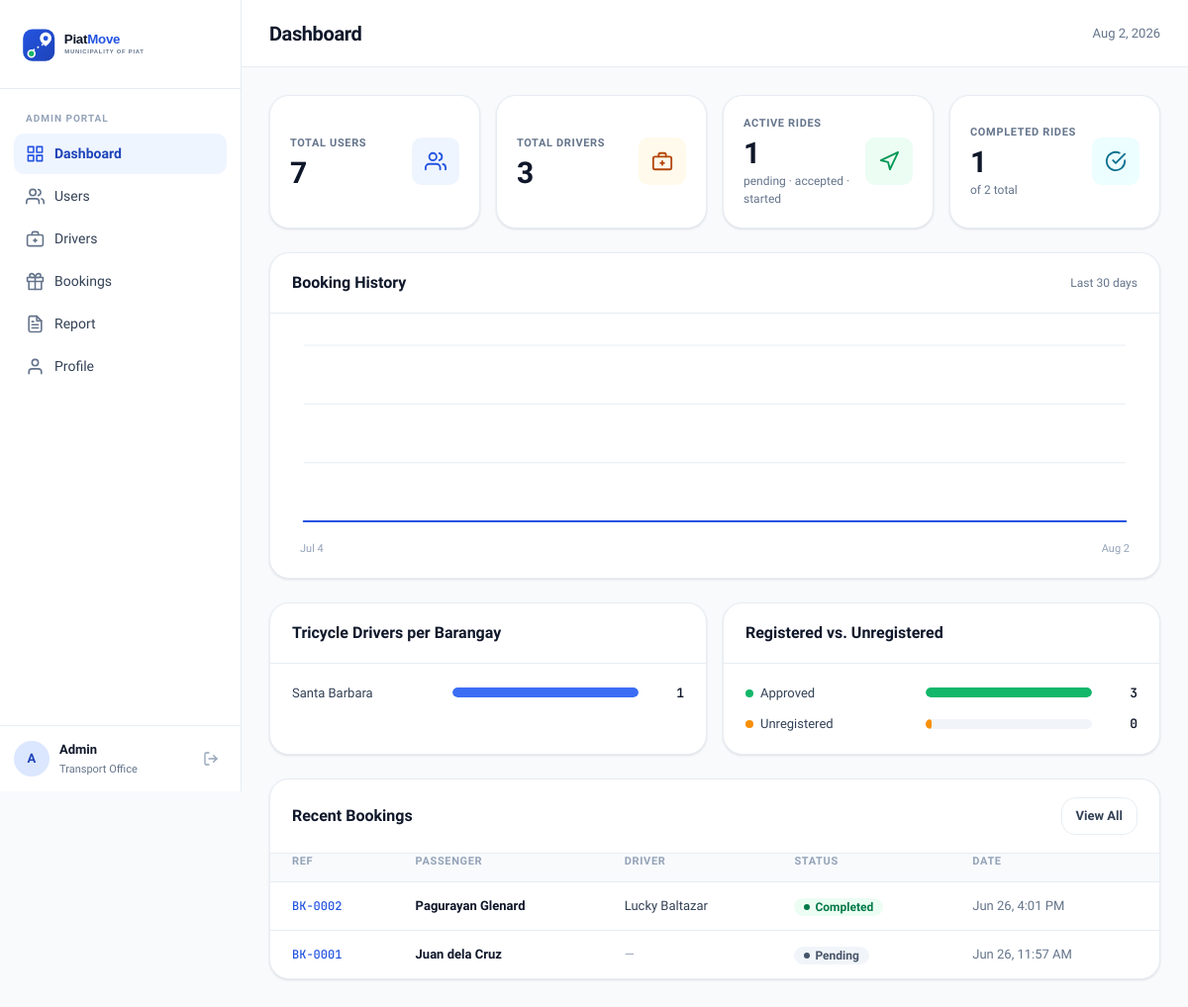
The app's page /dashboard.php (signed in) with its own data.
### tables this page shows
CREATE TABLE `bookings` (
  `id` int(10) UNSIGNED NOT NULL,
  `passenger_id` int(10) UNSIGNED NOT NULL,
  `driver_id` int(10) UNSIGNED DEFAULT NULL,
  `pickup_address` varchar(255) NOT NULL,
  `pickup_lat` decimal(10,7) NOT NULL,
  `pickup_lng` decimal(10,7) NOT NULL,
  `dropoff_address` varchar(255) NOT NULL,
  `dropoff_lat` decimal(10,7) NOT NULL,
  `dropoff_lng` decimal(10,7) NOT NULL,
  `status` enum('pending','accepted','rejected','started','completed','cancelled') NOT NULL DEFAULT 'pending',
  `fare` decimal(10,2) DEFAULT NULL,
  `created_at` timestamp NOT NULL DEFAULT current_timestamp(),
  `updated_at` timestamp NOT NULL DEFAULT current_timestamp() ON UPDATE current_timestamp()
);

CREATE TABLE `users` (
  `id` int(10) UNSIGNED NOT NULL,
  `name` varchar(100) NOT NULL,
  `email` varchar(150) NOT NULL,
  `password` varchar(255) NOT NULL,
  `phone` varchar(20) NOT NULL,
  `role` enum('passenger','driver') NOT NULL DEFAULT 'passenger',
  `status` enum('active','inactive') NOT NULL DEFAULT 'active',
  `created_at` timestamp NOT NULL DEFAULT current_timestamp(),
  `updated_at` timestamp NOT NULL DEFAULT current_timestamp() ON UPDATE current_timestamp()
);

### dashboard.php (the view, shortened to what this page needs)
<?php
require_once __DIR__ . '/includes/charts.php';
$db = get_db();
$total_users        = $db->query("SELECT COUNT(*) FROM users")->fetchColumn();
$total_drivers      = $db->query("SELECT COUNT(*) FROM users WHERE role = 'driver'")->fetchColumn();
$pending_drivers    = $db->query("SELECT COUNT(*) FROM driver_info WHERE approval_status = 'pending'")->fetchColumn();
$active_bookings    = $db->query("SELECT COUNT(*) FROM bookings WHERE status IN ('pending','accepted','started')")->fetchColumn();
$completed_bookings = $db->query("SELECT COUNT(*) FROM bookings WHERE status = 'completed'")->fetchColumn();
$total_bookings     = $db->query("SELECT COUNT(*) FROM bookings")->fetchColumn();
$recent = $db->query(
    "SELECT b.id, b.status, b.created_at,
            p.name AS passenger_name,
            d.name AS driver_name
     FROM bookings b
     JOIN users p ON p.id = b.passenger_id
     LEFT JOIN users d ON d.id = b.driver_id
     ORDER BY b.created_at DESC
     LIMIT 8"
)->fetchAll();
$bh_rows = $db->query(
    "SELECT DATE(created_at) AS d, COUNT(*) AS c FROM bookings
     WHERE created_at >= CURDATE() - INTERVAL 29 DAY
     GROUP BY DATE(created_at)"
)->fetchAll(PDO::FETCH_KEY_PAIR);
$booking_history = [];
for ($i = 29; $i >= 0; $i--) {
    $d = date('Y-m-d', strtotime("-$i days"));
    $booking_history[$d] = (int)($bh_rows[$d] ?? 0);
}
$barangay_counts = $db->query(
    "SELECT barangay, COUNT(*) AS c FROM driver_info
     WHERE vehicle_type = 'Tricycle' AND barangay <> ''
     GROUP BY barangay ORDER BY c DESC"
)->fetchAll(PDO::FETCH_KEY_PAIR);
$approval_counts = $db->query(
    "SELECT approval_status, COUNT(*) AS c FROM driver_info GROUP BY approval_status"
)->fetchAll(PDO::FETCH_KEY_PAIR);
$approved_count = (int)($approval_counts['approved'] ?? 0);
$pending_count  = (int)($approval_counts['pending'] ?? 0);
require_once __DIR__ . '/includes/header.php';
?>
<div class="stats-grid">
    <div class="stat-card">
        <div>
            <div class="stat-label">Total Users</div>
            <div class="stat-value"><?= number_format($total_users) ?></div>
        </div>
        <div class="stat-icon blue">
            <svg width="22" height="22" viewBox="0 0 24 24" fill="none" stroke="currentColor" stroke-width="2" stroke-linecap="round" stroke-linejoin="round">
                <path d="M17 21v-2a4 4 0 0 0-4-4H5a4 4 0 0 0-4 4v2"/><circle cx="9" cy="7" r="4"/><path d="M23 21v-2a4 4 0 0 0-3-3.87"/><path d="M16 3.13a4 4 0 0 1 0 7.75"/>
            </svg>
        </div>
    </div>
    <div class="stat-card">
        <div>
            <div class="stat-label">Total Drivers</div>
            <div class="stat-value"><?= number_format($total_drivers) ?></div>
        </div>
        <div class="stat-icon amber">
        </div>
    </div>
    <div class="stat-card">
        <div>
            <div class="stat-label">Active Rides</div>
            <div class="stat-value"><?= number_format($active_bookings) ?></div>
            <div class="stat-sub">pending · accepted · started</div>
        </div>
        <div class="stat-icon green">
            <svg width="22" height="22" viewBox="0 0 24 24" fill="none" stroke="currentColor" stroke-width="2" stroke-linecap="round" stroke-linejoin="round">
                <polygon points="3 11 22 2 13 21 11 13 3 11"/>
            </svg>
        </div>
    </div>
    <div class="stat-card">
        <div>
            <div class="stat-label">Completed Rides</div>
            <div class="stat-value"><?= number_format($completed_bookings) ?></div>
            <div class="stat-sub">of <?= number_format($total_bookings) ?> total</div>
        </div>
        <div class="stat-icon cyan">
            <svg width="22" height="22" viewBox="0 0 24 24" fill="none" stroke="currentColor" stroke-width="2" stroke-linecap="round" stroke-linejoin="round">
                <path d="M22 11.08V12a10 10 0 1 1-5.93-9.14"/><polyline points="22 4 12 14.01 9 11.01"/>
            </svg>
        </div>
    </div>
</div>
<div class="panel" style="margin-bottom:24px">
    <div class="panel-header">
        <span class="panel-title">Booking History</span>
        <span class="text-muted" style="font-size:12px">Last 30 days</span>
    </div>
    <div class="chart-panel-body">
        <?= render_booking_history_chart($booking_history) ?>
    </div>
</div>
<div class="charts-grid">
    <div class="panel">
        <div class="panel-header">
            <span class="panel-title">Tricycle Drivers per Barangay</span>
        </div>
        <div class="chart-panel-body">
            <?= render_bar_rows($barangay_counts, 'var(--blue-500)', 'No tricycle drivers registered yet.') ?>
        </div>
    </div>
    <div class="panel">
        <div class="panel-header">
            <span class="panel-title">Registered vs. Unregistered</span>
        </div>
        <div class="chart-panel-body">
            <?php
            $approval_items = ['Approved' => $approved_count, 'Unregistered' => $pending_count];
            $approval_colors = ['Approved' => 'var(--green-500)', 'Unregistered' => 'var(--amber-500)', 'Rejected' => 'var(--red-500)'];
            if (array_sum($approval_items) === 0):
            ?>
                <div class="chart-empty">No drivers registered yet.</div>
            <?php else: foreach ($approval_items as $label => $count): $pct = array_sum($approval_items) > 0 ? round(($count / max($approval_items)) * 100, 1) : 0; ?>
                <div class="chart-bar-row">
                    <div class="chart-bar-label" style="width:170px">
                        <span class="chart-legend-dot" style="background:<?= $approval_colors[$label] ?>"></span><?= htmlspecialchars($label) ?>
                    </div>
                    <div class="chart-bar-track"><div class="chart-bar-fill" style="width:<?= $pct ?>%;background:<?= $approval_colors[$label] ?>"></div></div>
                    <div class="chart-bar-value"><?= number_format($count) ?></div>
                </div>
            <?php endforeach; endif; ?>
        </div>
    </div>
</div>
<div class="panel">
    <div class="panel-header">
        <span class="panel-title">Recent Bookings</span>
        <a href="<?= BASE_URL ?>/bookings.php" class="btn-ghost">View All</a>
    </div>
    <div style="overflow-x:auto">
        <table class="data-table">
            <thead>
                <tr>
                    <th>Ref</th>
                    <th>Passenger</th>
                    <th>Driver</th>
                    <th>Status</th>
                    <th>Date</th>
                </tr>
            </thead>
            <tbody>
                <?php foreach ($recent as $b): ?>
                <tr>
                    <td><span class="cell-mono">BK-<?= str_pad($b['id'], 4, '0', STR_PAD_LEFT) ?></span></td>
                    <td><span class="cell-strong"><?= htmlspecialchars($b['passenger_name']) ?></span></td>
                    <td><?= $b['driver_name'] ? htmlspecialchars($b['driver_name']) : '<span class="text-subtle">—</span>' ?></td>
                    <td><?= status_badge($b['status']) ?></td>
                    <td><span class="text-muted"><?= date('M j, g:i A', strtotime($b['created_at'])) ?></span></td>
                </tr>
                <?php endforeach; ?>
            </tbody>
        </table>
    </div>
</div>
<?php require_once __DIR__ . '/includes/footer.php'; ?>

### includes/charts.php (shortened to what this page needs)
<?php
function status_badge(string $status): string {
    $map = [
        'pending'   => 'neutral',
        'accepted'  => 'primary',
        'started'   => 'info',
        'completed' => 'success',
        'cancelled' => 'danger',
        'rejected'  => 'warning',
    ];
    $cls = $map[$status] ?? 'neutral';
    return '<span class="badge badge-' . htmlspecialchars($cls, ENT_QUOTES) . '">'
         . htmlspecialchars(ucfirst($status), ENT_QUOTES)
         . '</span>';
}
function render_booking_history_chart(array $history, string $label = 'Booking history'): string {
    $n = count($history);
    $values  = array_values($history);
    $dates   = array_keys($history);
    $maxVal  = max($values);
    $axisMax = $maxVal > 0 ? $maxVal : 4;
    $w = 720; $h = 200;
    $padL = 10; $padR = 10; $padT = 12; $padB = 10;
    $plotW = $w - $padL - $padR;
    $plotH = $h - $padT - $padB;
    $points = [];
    for ($i = 0; $i < $n; $i++) {
        $x = $padL + ($n > 1 ? $i * ($plotW / ($n - 1)) : $plotW / 2);
        $y = $padT + $plotH - ($values[$i] / $axisMax) * $plotH;
        $points[] = [$x, $y, $values[$i], $dates[$i]];
    }
    $gridLines = '';
    for ($g = 0; $g <= 3; $g++) {
        $gy = $padT + ($plotH / 3) * $g;
        $gridLines .= '<line x1="' . $padL . '" y1="' . $gy . '" x2="' . ($w - $padR) . '" y2="' . $gy . '" stroke="var(--gray-200)" stroke-width="1"/>';
    }
    $linePath = 'M ' . implode(' L ', array_map(fn($p) => round($p[0], 1) . ' ' . round($p[1], 1), $points));
    $areaPath = $linePath
        . ' L ' . round($points[$n - 1][0], 1) . ' ' . ($padT + $plotH)
        . ' L ' . round($points[0][0], 1) . ' ' . ($padT + $plotH) . ' Z';
    $markers = '';
    foreach ($points as [$x, $y, $val, $date]) {
        $tip = date('M j', strtotime($date)) . ': ' . $val . ' booking' . ($val === 1 ? '' : 's');
        $markers .= '<circle cx="' . round($x, 1) . '" cy="' . round($y, 1) . '" r="8" fill="transparent"><title>' . htmlspecialchars($tip) . '</title></circle>';
    }
    $svg = '<svg viewBox="0 0 ' . $w . ' ' . $h . '" width="100%" height="' . $h . '" preserveAspectRatio="none" role="img" aria-label="' . htmlspecialchars($label) . '">'
         . $gridLines
         . '<path d="' . $areaPath . '" fill="var(--blue-50)" stroke="none"/>'
         . '<path d="' . $linePath . '" fill="none" stroke="var(--blue-600)" stroke-width="2" stroke-linejoin="round" stroke-linecap="round"/>'
         . $markers
         . '</svg>';
    $firstLabel = htmlspecialchars(date('M j', strtotime($dates[0])));
    $lastLabel  = htmlspecialchars(date('M j', strtotime($dates[$n - 1])));
    return $svg . '<div class="chart-svg-labels"><span>' . $firstLabel . '</span><span>' . $lastLabel . '</span></div>';
}
function render_bar_rows(array $items, string $color, string $emptyText): string {
    $max = max($items);
    $html = '';
    foreach ($items as $label => $count) {
        $pct = $max > 0 ? round(($count / $max) * 100, 1) : 0;
        $html .= '<div class="chart-bar-row">'
               . '<div class="chart-bar-label" title="' . htmlspecialchars($label) . '">' . htmlspecialchars($label) . '</div>'
               . '<div class="chart-bar-track"><div class="chart-bar-fill" style="width:' . $pct . '%;background:' . $color . '"></div></div>'
               . '<div class="chart-bar-value">' . number_format($count) . '</div>'
               . '</div>';
    }
    return $html;
}

### records on screen
bookings: id "0002", passenger.name "Pagurayan Glenard", driver.name "Lucky Baltazar", status "Completed", created_at "Jun 26, 4:01 PM"
bookings: id "0001", passenger.name "Juan dela Cruz", status "Pending", created_at "Jun 26, 11:57 AM"

### other values on screen
substr($_SESSION['admin_name'] ?? 'A', 0, 1) "A"
$_SESSION['admin_name'] "Admin"
$page_title "Dashboard"
$total_users "7"
$total_drivers "3"
$active_bookings "1"
$completed_bookings "1"
$total_bookings "2"
$firstLabel "Jul 4"
$lastLabel "Aug 2"
$label "Santa Barbara"
$count "1"
$label "Approved"
$count "3"
$label "Unregistered"
